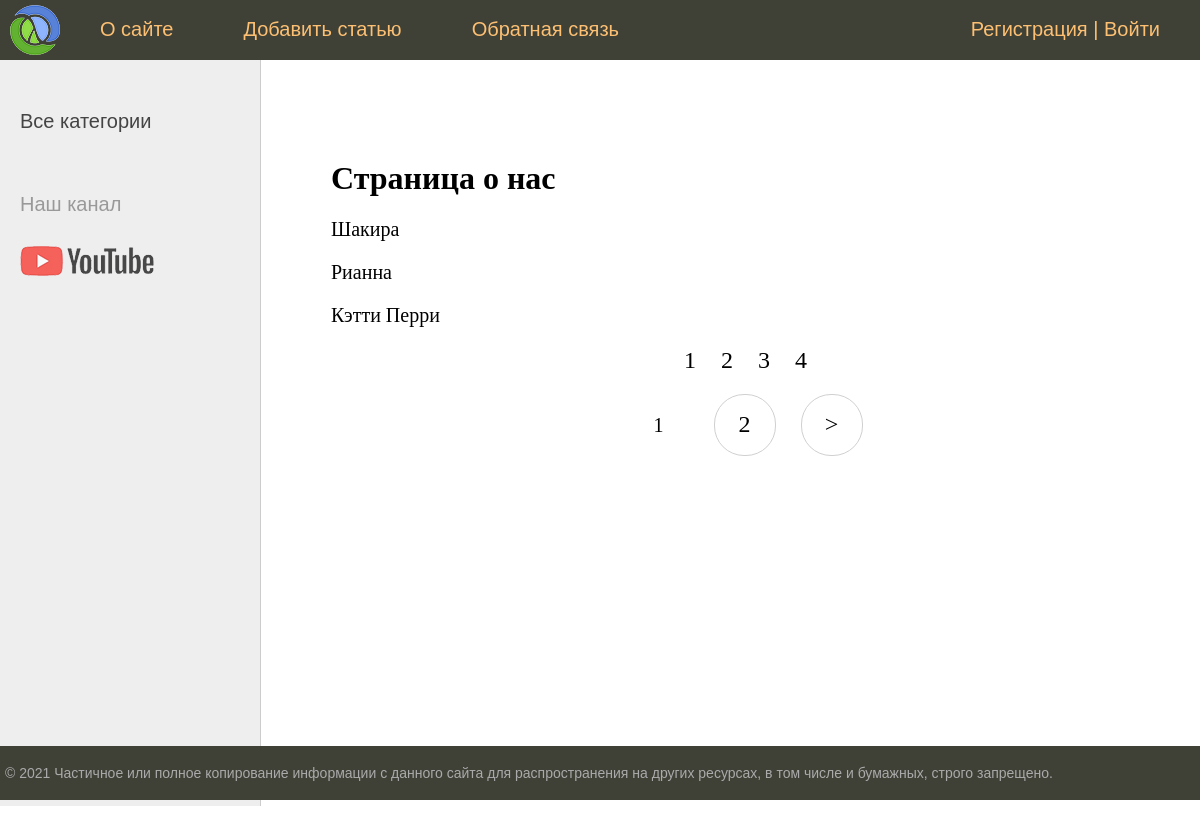
Page /about/ on the earlier database version.
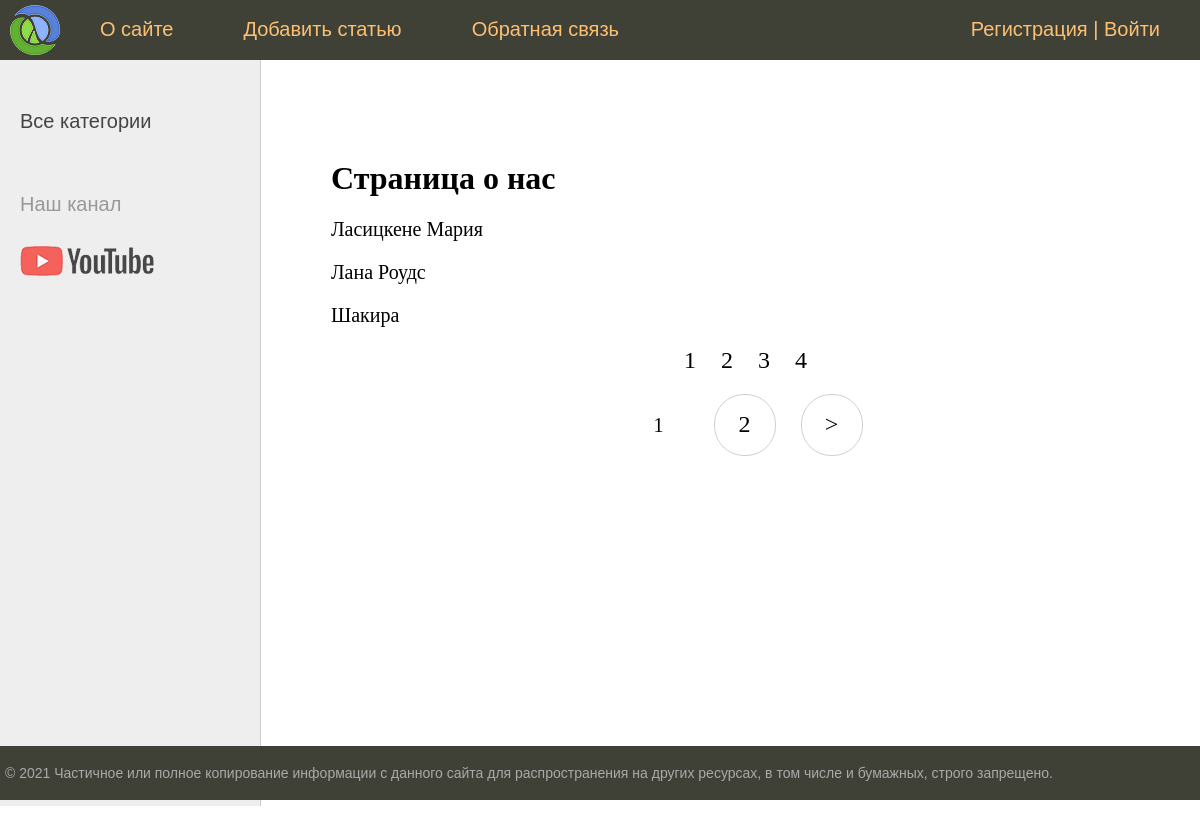
Same page on the later database version.
### women/models.py (models this page shows, shortened)
class Women(models.Model):
    title = models.CharField(max_length=255, verbose_name='Заголовок')
    content = models.TextField(blank=True, verbose_name='Контент')
    photo = models.ImageField(upload_to='photos/%Y/%m/%d/', verbose_name='Фото')
    slug = models.SlugField(max_length=200, unique=True, db_index=True, verbose_name='URL')
    time_create = models.DateTimeField(auto_now_add=True, verbose_name='Время создания')
    time_update = models.DateTimeField(auto_now=True, verbose_name='Время обновления')
    is_published = models.BooleanField(default=True, verbose_name='Опубликовать')
    cat = models.ForeignKey('Category', on_delete=models.PROTECT, verbose_name='Категория')
    def __str__(self):
        return self.title
    class Meta:
        verbose_name = 'Известные женщины'
        verbose_name_plural = 'Известные женщины'
        ordering = ['-time_create', 'title']

### women/views.py (the view)
# urls.py: path('about/', about, name='about'),
def about(request):
    contact_list = Women.objects.all()
    paginator = Paginator(contact_list, 3)
    page_number = request.GET.get('page')
    page_obj = paginator.get_page(page_number)
    return render(request, 'women/about.html', context={
        'title': 'Страница о нас',
        'menu': menu,
        'page_obj': page_obj,
    })

### women/templates/women/about.html
{% extends 'women/base.html' %}
{% block content %}
<h1>{{title}}</h1>
{% for contact in page_obj %}
<p>{{ contact }}</p>
{% endfor %}
<nav class="list-pages">
    <ul>
        {% for p in page_obj.paginator.page_range %}
        <li>
            <a href="?page={{ p }}">{{ p }}</a>
        </li>
        {% endfor %}
    </ul>
</nav>
{% endblock %}

Differences in the rows shown:
no longer on this page (row unchanged): Women: title "Рианна"
no longer on this page (row unchanged): Women: title "Кэтти Перри"
added Women: title "Ласицкене Мария"
added Women: title "Лана Роудс"
